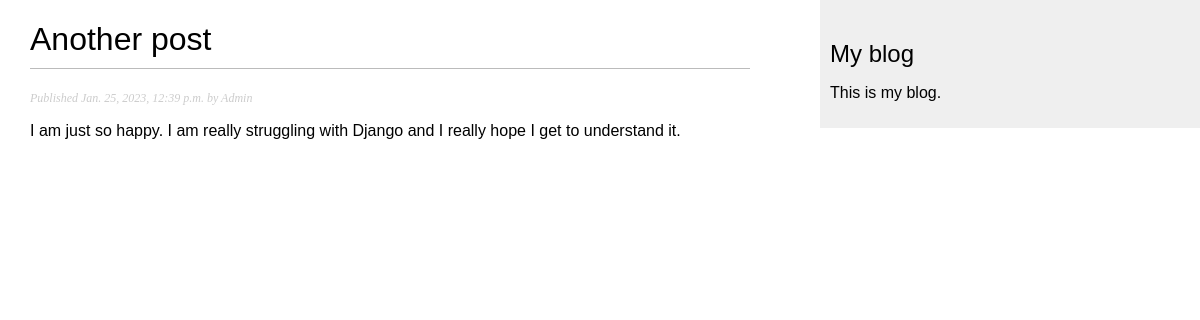
Page /blog/2023/1/25/another-post/ on the committed database.
### blog/models.py (models this page shows, shortened)
class Post(models.Model):
    class Status(models.TextChoices):
        DRAFT = 'DF', 'Draft'
        PUBLISHED = 'PB', 'Published'
    title = models.CharField(max_length = 250)
    slug = models.SlugField(max_length = 250,
                            unique_for_date='publish')
    author = models.ForeignKey(User,
                               on_delete=models.CASCADE,
                               related_name='blog_posts')
    body = models.TextField()
    publish = models.DateTimeField(default=timezone.now)
    created = models.DateTimeField(auto_now_add=True)
    updated = models.DateTimeField(auto_now=True)
    status = models.CharField(max_length=2,
                              choices=Status.choices,
                              default=Status.DRAFT)
    objects = models.Manager()
    published = PublishedManager()
    class Meta:
        ordering = ['-publish']
        indexes = [
            models.Index(fields=['-publish']),
        ]

### blog/views.py (the view)
def post_detail(request, year, month, day, post):
    post = get_object_or_404(Post,
                            status=Post.Status.PUBLISHED,
                            slug=post,
                            publish__year=year,
                            publish__month=month,
                            publish__day=day)
    return render(request,
                 'blog/post/detail.html',
                 {'post': post})

### blog/templates/blog/post/detail.html (shortened to what this page needs)
{% extends "blog/base.html" %}
{% block content %}
    <h1>{{ post.title }}</h1>
    <p class="date">
        Published {{ post.publish}} by {{ post.author}}
    </p>
    {{ post.body|linebreaks }}
{% endblock %}

### static/css/blog.css (style rules this page uses)
body { margin:0; padding:0; font-family:helvetica, sans-serif; }
h1 { font-weight:normal; border-bottom:1px solid #bbb; padding:0 0 10px 0; }
p.date { color:#ccc; font-family: georgia, serif; font-size: 12px; font-style: italic; }

### rows in the picture
Post: title "Another post", publish "Jan. 25, 2023, 12:39 p.m.", author "Admin", body "I am just so happy. I am really struggling with Django and I really hope I get to understand it."
